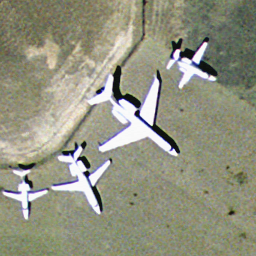
#> input picture Despeckling/airplane45.tif, 256 x 256 px
$ python noise_simul.py
#> lines starting #> are read from the running program, lines starting #| are printed output that depends on the picture
import matplotlib.pyplot as plt
from scipy.special import gamma
from scipy.integrate import quad
import numpy as np
import time
import random
from numba import jit, float64

## parameters, load an image ############

# number of looks
global L
L=4.0

# img name
img_name='airplane45.tif'

# img resolution
img = plt.imread(img_name)
#> img is the input picture: shape (256, 256, 3); mean R, G, B 146.7, 147.2, 128.2
res = img.shape
#> res = (256, 256, 3)
res = res[0:2]
#> res = (256, 256)

# max of simulated noise
max_n=5

## speckle probability density function ##########

global alpha
alpha=(1/gamma(L))*(L**L)
@jit(float64(float64))
def p_function(F):
    return alpha*(F**(L-1))*(np.exp(-L*F))

r=[]
f1=np.linspace(0,max_n,1024)
for i in f1:
    r1=p_function(i)
    r.append(r1)

max_r=max(r)
tic=time.time()
# [15 lines of commented-out code are left out]
length=300000

N=res[0]*res[1]
#> N = 65536
noises=np.array([])
# LL=[L for i in range(length)]

# while len(noises)<N:
tn=np.random.rand(length)*max_n
ptn=np.array(list(map(p_function,tn))) #p: density function
rtn=np.random.rand(length)*max_r
noises=np.append(noises,tn[np.where(rtn<=ptn)])


toc=time.time()
print(toc-tic)
print(noises.shape)
## compare the sequence distribution with the probability density function ##

s=quad(p_function,0,np.inf)
print(s)

plt.plot(f1,r,'r')
plt.hist(noises,bins=100,density=True)
plt.show()
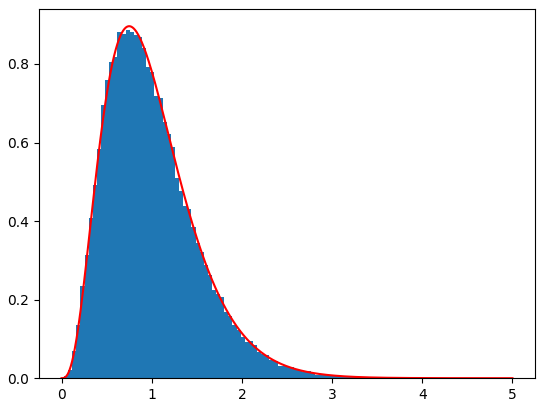
#> figure drawn by matplotlib, 1 panel; tallest bar 0.885 high, from x = 0.711 to 0.756; curve peaks at x = 0.748, y = 0.896

# [9 lines of commented-out code are left out]
